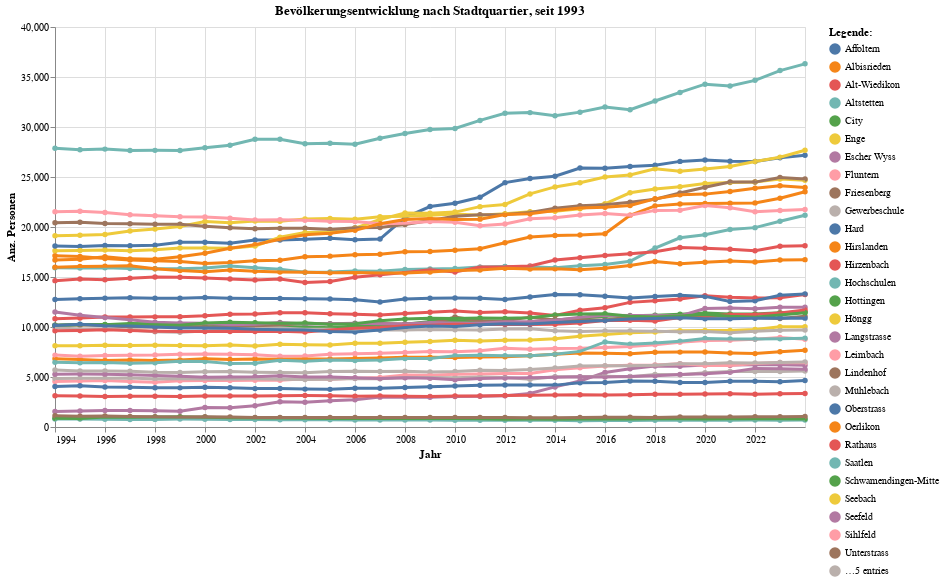

The cell this chart's notebook holds for it:
### Code cell
grafik3 = mypy_dv.plot_altair_multiline_highlight(
    data = myAgg3.reset_index().query('sum_WBev>30')
    ,x = 'StichtagDatJahr:T'
    ,x_beschriftung = 'Jahr'
    ,y = 'sum_WBev:Q'
    ,y_beschriftung = 'Anz. Personen'
    ,category = 'QUARTIEREZH_LANG'
    ,category_beschriftung= 'Legende:'
    ,warning_status = "ignore" #always or ignore
    ,myTitle="Bevölkerungsentwicklung nach Stadtquartier, seit "+str(data2betested.index.year.min())
)
grafik3

### Figure 1 — Vega-Lite specification as saved in the notebook (floating-point values rounded to 4 significant figures; data arrays with more than 128 entries replaced by an {"elided": "..."} marker saying what was removed)
{"config": {"view": {"continuousWidth": 300, "continuousHeight": 300}}, "layer": [{"mark": {"type": "circle"}, "encoding": {"color": {"field": "QUARTIEREZH_LANG", "legend": {"orient": "right", "title": "Legende:"}, "type": "nominal"}, "opacity": {"value": 1.3}, "tooltip": [{"field": "StichtagDatJahr", "type": "temporal"}, {"field": "QUARTIEREZH_LANG", "type": "nominal"}, {"field": "sum_WBev", "type": "quantitative"}], "x": {"axis": {"title": "Jahr"}, "field": "StichtagDatJahr", "type": "temporal"}, "y": {"axis": {"title": "Anz. Personen"}, "field": "sum_WBev", "type": "quantitative"}}, "name": "view_3", "title": "Bevölkerungsentwicklung nach Stadtquartier, seit 1993"}, {"mark": {"type": "line"}, "encoding": {"color": {"field": "QUARTIEREZH_LANG", "legend": {"orient": "right", "title": "Legende:"}, "type": "nominal"}, "size": {"condition": {"test": {"not": {"param": "param_3"}}, "value": 1.2}, "value": 3}, "tooltip": [{"field": "StichtagDatJahr", "type": "temporal"}, {"field": "QUARTIEREZH_LANG", "type": "nominal"}, {"field": "sum_WBev", "type": "quantitative"}], "x": {"axis": {"title": "Jahr"}, "field": "StichtagDatJahr", "type": "temporal"}, "y": {"axis": {"title": "Anz. Personen"}, "field": "sum_WBev", "type": "quantitative"}}, "title": "Bevölkerungsentwicklung nach Stadtquartier, seit 1993"}], "data": {"name": "data-096be44910d91ab8dbe3fe4fcb7e041c"}, "height": 400, "params": [{"name": "param_3", "select": {"type": "point", "fields": ["QUARTIEREZH_LANG"], "nearest": true, "on": "pointerover"}, "views": ["view_3"]}], "width": 750, "$schema": "https://vega.github.io/schema/vega-lite/v5.8.0.json", "datasets": {"data-096be44910d91ab8dbe3fe4fcb7e041c": {"elided": "1054 records"}}}
